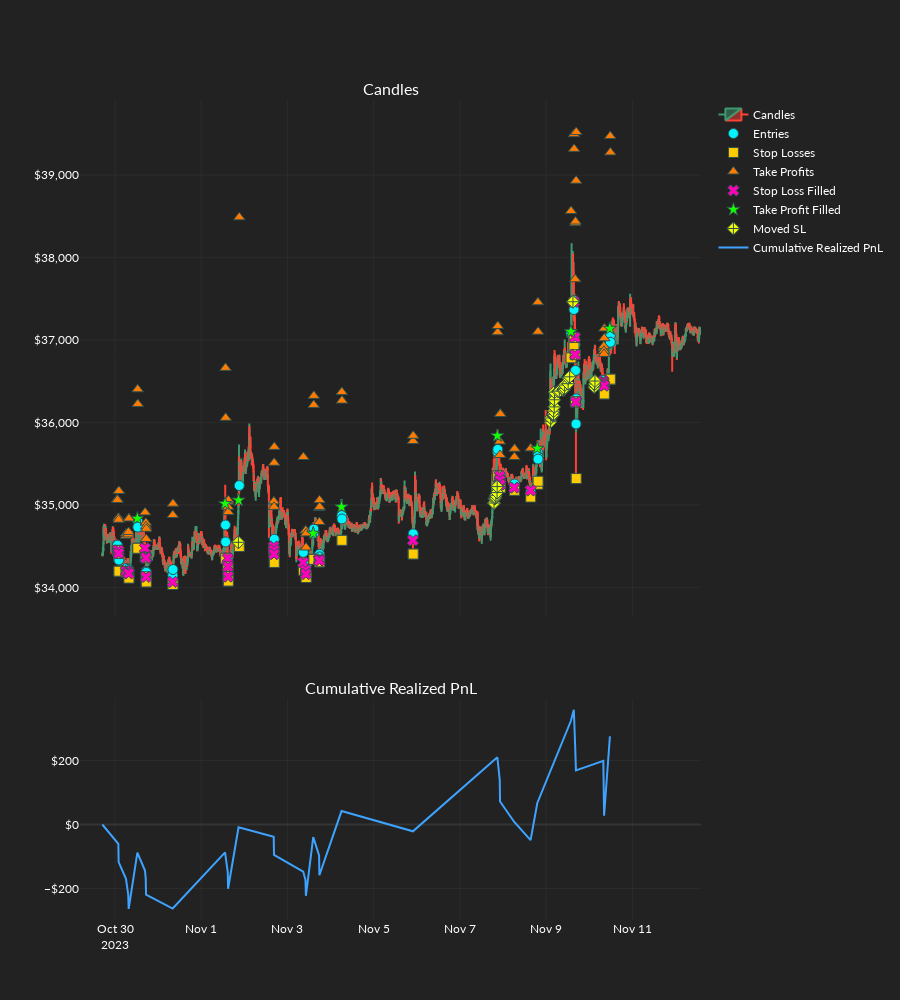

Here is the notebook cell this chart was saved with:
### Code cell
order_records_df, data = nb_sim_get_or(
    backtest_settings=backtest_settings,
    candles=candles_np,
    dos_arrays=dos_arrays,
    evaluate=nb_strat_evaluate,
    exchange_settings=mufex_main.exchange_settings,
    get_current_ind_settings=nb_strat_get_current_ind_settings,
    get_ind_set_str=nb_strat_get_ind_set_str,
    get_total_ind_settings=nb_strat_get_total_ind_settings,
    ind_creator=nb_strat_bt_create_ind,
    nb_logger_type=NBLoggerType.Pass,
    starting_equity=1000.0,
    static_os=static_os,
    ind_set_index=4,
    dos_index=194,
    plot_results=True,
)
